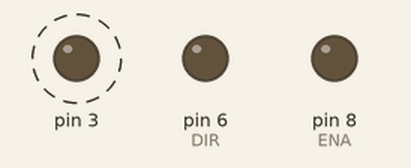
Bench run of a sketch on a simulated Arduino Uno, built with avr-gcc and run on an emulated ATmega328P. Parts: output pins drawn as LEDs (lit = HIGH). Dashed ring = blinking.

Above: at 0.05 s.
Timing chart, 0 to 3.0 s (numbered marks = the images above):
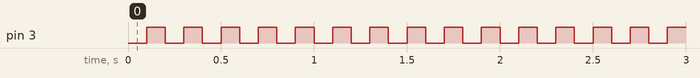

The sketch:

sketch_lento.ino
```cpp
/*
stepper Y
ENA: 8
STP: 3
DIR: 6
*/

void setup() {

  pinMode(8, OUTPUT); //ENA
  pinMode(6, OUTPUT); //DIR
  pinMode(3, OUTPUT);

  digitalWrite(8, LOW);
  digitalWrite(6, LOW);
}

void loop() {
  digitalWrite(3, LOW);
  delay(100);
  digitalWrite(3, HIGH);
  delay(100);
}
```

Measured:
- by itself, pin 3: alternates HIGH for 0.10 s and LOW for 0.10 s
